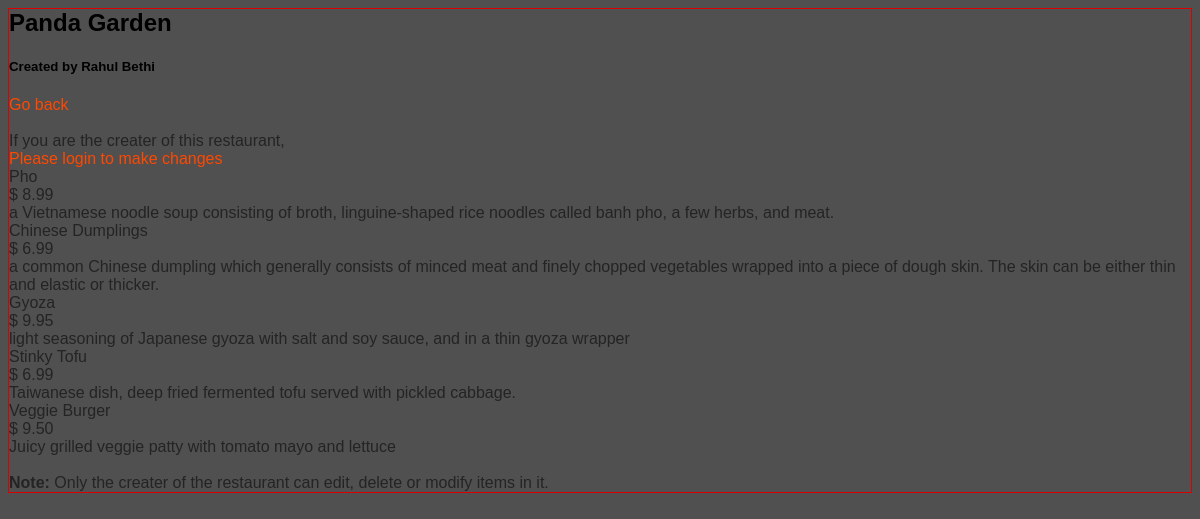
Page /restaurants/3/ on the committed database.
### database_setup.py (models this page shows, shortened)
class Restaurant(Base):
    __tablename__ = 'restaurant'
    id = Column(Integer, primary_key=True)
    name = Column(String(250), nullable=False)
    creater_id = Column(String(250), ForeignKey('user.id'))
    creater = relationship(User)

class User(Base):
    __tablename__ = 'user'
    id = Column(Integer, primary_key=True)
    name = Column(String(250), nullable=False)
    email = Column(String(250), nullable=False)
    picture = Column(String(250))
    user_id = Column(String(250), nullable=False)
    provider = Column(String(250), nullable=False)

class MenuItem(Base):
    __tablename__ = 'menu_item'
    name = Column(String(80), nullable=False)
    id = Column(Integer, primary_key=True)
    description = Column(String(250))
    price = Column(String(8))
    course = Column(String(250))
    time_of_entry = Column(DateTime, default=datetime.datetime.utcnow)
    restaurant_id = Column(Integer, ForeignKey('restaurant.id'))
    restaurant = relationship(Restaurant)
    creater_id = Column(String(80), ForeignKey('user.id'))
    creater = relationship(User)

### flask_app.py (the view)
@app.route(res_path.format(res_id='<int:res_id>'), methods=['GET'])
def resPg(res_id):
    res = db_session.query(Restaurant).filter_by(id=res_id).one()
    if res:
        creater = getUser(res.creater_id)
        if creater:
            items = db_session.query(MenuItem).filter_by(restaurant_id=res.id)
            local_id = 0
            logged_in = False
            if 'username' in session:
                local_id = getLocalID(session['email'])
                logged_in = True
            return render_template(
                    'res.html',
                    res=res,
                    logged_in=logged_in,
                    creater_name=creater.name,
                    user_id=local_id,
                    items=items
                )
    return redirect(url_for('allResPg'))

### flask_app.py (called while the page is built)
@app.context_processor
def override_url_for():
    return dict(url_for=dated_url_for)

def dated_url_for(endpoint, **values):
    if endpoint == 'static':
        filename = values.get('filename', None)
        if filename:
            file_path = os.path.join(app.root_path,
                                     endpoint, filename)
            values['q'] = int(os.stat(file_path).st_mtime)
    return url_for(endpoint, **values)

def getUser(local_id):
    user = db_session.query(User).filter_by(id=local_id).one()
    return user

### templates/res.html (shortened to what this page needs)
<!DOCTYPE html>
  <head>
    <link
      rel=stylesheet
      type=text/css
      href="{{ url_for('static', filename='styles.css') }}">
  </head>
  <body>
    <h3>{{res.name}}</h3>
    <h5>Created by {{creater_name}}</h5>
    <a href="{{url_for('allResPg')}}">Go back</a><br>
    {% if logged_in == False %}
    <br>
    <p>If you are the creater of this restaurant,</p>
    <a href="{{url_for('loginPg')}}">Please login to make changes</a>
    {% else %}
        {% if res.creater_id|int() == user_id|int() %}
    <a href="{{url_for('addItmPg', res_id = res.id)}}">Add Item</a><br>
        {% endif %}
    {% endif %}
    <br>
    {% for item in items %}
    <p>
      {{item.name}}<br>
      $ {{item.price}}<br>
      {{item.description}}
    </p>
    {% endfor %}
    <br>
    <p>
      <b>Note:</b> Only the creater of the restaurant can edit, delete or
      modify items in it.
    </p>
  </body>
</html>

### static/styles.css (style rules this page uses)
body { font-family: Calibri, Helvetica, sans-serif; background-color: #505050; border: 1px solid #dd0000; }
h1, h3, p, a, div, section, article, nav, footer { margin: 0; }
h3 { font-size: 1.5em; }
p { color: rgb(36, 36, 36); }
a { text-decoration: none; color: #ff4800; }

### rows in the picture
Restaurant: name "Panda Garden"
User: name "Rahul Bethi"
MenuItem: name "Pho", price "8.99", description "a Vietnamese noodle soup consisting of broth, linguine-shaped rice noodles called banh pho, a few herbs, and meat."
MenuItem: name "Chinese Dumplings", price "6.99", description "a common Chinese dumpling which generally consists of minced meat and finely chopped vegetables wrapped into a piece of dough skin. The skin can be either thin and elastic or thicker."
MenuItem: name "Gyoza", price "9.95", description "light seasoning of Japanese gyoza with salt and soy sauce, and in a thin gyoza wrapper"
MenuItem: name "Stinky Tofu", price "6.99", description "Taiwanese dish, deep fried fermented tofu served with pickled cabbage."
MenuItem: name "Veggie Burger", price "9.50", description "Juicy grilled veggie patty with tomato mayo and lettuce"
